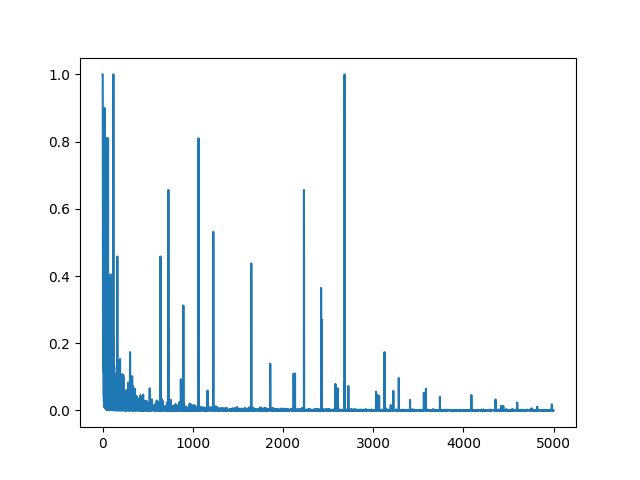

Reproduce this figure in Python.
# https://deeplearningcourses.com/c/artificial-intelligence-reinforcement-learning-in-python
# https://www.udemy.com/artificial-intelligence-reinforcement-learning-in-python
from __future__ import print_function, division
from builtins import range
# Note: you may need to update your version of future
# sudo pip install -U future


import sys
import numpy as np
import matplotlib
matplotlib.use('MacOSX')
import matplotlib.pyplot as plt
from grid_world import standard_grid, negative_grid
from iterative_policy_evaluation import print_values, print_policy
from monte_carlo_es import max_dict


GAMMA = 0.9
ALL_POSSIBLE_ACTIONS = ('U', 'D', 'L', 'R')

# NOTE: find optimal policy and value function
#       using on-policy first-visit MC


def random_action(a, eps=0.1):
    # choose given a with probability 1 - eps + eps/4
    # choose some other a' != a with probability eps/4
    p = np.random.random()
    # if p < (1 - eps + eps/len(ALL_POSSIBLE_ACTIONS)):
    #   return a
    # else:
    #   tmp = list(ALL_POSSIBLE_ACTIONS)
    #   tmp.remove(a)
    #   return np.random.choice(tmp)
    #
    # this is equivalent to the above
    if p < (1 - eps):
        return a
    else:
        return np.random.choice(ALL_POSSIBLE_ACTIONS)


def play_game(grid, policy):
    # returns a list of states and corresponding returns
    # in this version we will NOT use "exploring starts" method
    # instead we will explore using an epsilon-soft policy
    s = (2, 0)
    grid.set_state(s)
    a = random_action(policy[s])

    # be aware of the timing
    # each triple is s(t), a(t), r(t)
    # but r(t) results from taking action a(t-1) from s(t-1) and landing in
    # s(t)
    states_actions_rewards = [(s, a, 0)]
    while True:
        r = grid.move(a)
        s = grid.current_state()
        if grid.game_over():
            states_actions_rewards.append((s, None, r))
            break
        else:
            a = random_action(policy[s])  # the next state is stochastic
            states_actions_rewards.append((s, a, r))

    # calculate the returns by working backwards from the terminal state
    G = 0
    states_actions_returns = []
    first = True
    for s, a, r in reversed(states_actions_rewards):
        # the value of the terminal state is 0 by definition
        # we should ignore the first state we encounter
        # and ignore the last G, which is meaningless since it doesn't
        # correspond to any move
        if first:
            first = False
        else:
            states_actions_returns.append((s, a, G))
        G = r + GAMMA*G
    states_actions_returns.reverse()  # we want it to be in order of state visited
    return states_actions_returns


if __name__ == '__main__':
    # use the standard grid again (0 for every step) so that we can compare
    # to iterative policy evaluation
    # grid = standard_grid()
    # try the negative grid too, to see if agent will learn to go past the "bad spot"
    # in order to minimize number of steps
    grid = negative_grid(step_cost=-0.1)

    # print rewards
    print("rewards:")
    print_values(grid.rewards, grid)

    # state -> action
    # initialize a random policy
    policy = {}
    for s in grid.actions.keys():
        policy[s] = np.random.choice(ALL_POSSIBLE_ACTIONS)

    # initialize Q(s,a) and returns
    Q = {}
    returns = {}  # dictionary of state -> list of returns we've received
    states = grid.all_states()
    for s in states:
        if s in grid.actions:  # not a terminal state
            Q[s] = {}
            for a in ALL_POSSIBLE_ACTIONS:
                Q[s][a] = 0
                returns[(s, a)] = []
        else:
            # terminal state or state we can't otherwise get to
            pass

    # repeat until convergence
    deltas = []
    for t in range(5000):
        if t % 1000 == 0:
            print(t)

        # generate an episode using pi
        biggest_change = 0
        states_actions_returns = play_game(grid, policy)

        # calculate Q(s,a)
        seen_state_action_pairs = set()
        for s, a, G in states_actions_returns:
            # check if we have already seen s
            # called "first-visit" MC policy evaluation
            sa = (s, a)
            if sa not in seen_state_action_pairs:
                old_q = Q[s][a]
                returns[sa].append(G)
                Q[s][a] = np.mean(returns[sa])
                biggest_change = max(biggest_change, np.abs(old_q - Q[s][a]))
                seen_state_action_pairs.add(sa)
        deltas.append(biggest_change)

        # calculate new policy pi(s) = argmax[a]{ Q(s,a) }
        for s in policy.keys():
            a, _ = max_dict(Q[s])
            policy[s] = a

    plt.plot(deltas)
    plt.savefig(f"{sys.argv[0][:-3]}.png")
    plt.show()

    # find the optimal state-value function
    # V(s) = max[a]{ Q(s,a) }
    V = {}
    for s in policy.keys():
        V[s] = max_dict(Q[s])[1]

    print("final values:")
    print_values(V, grid)
    print("final policy:")
    print_policy(policy, grid)
